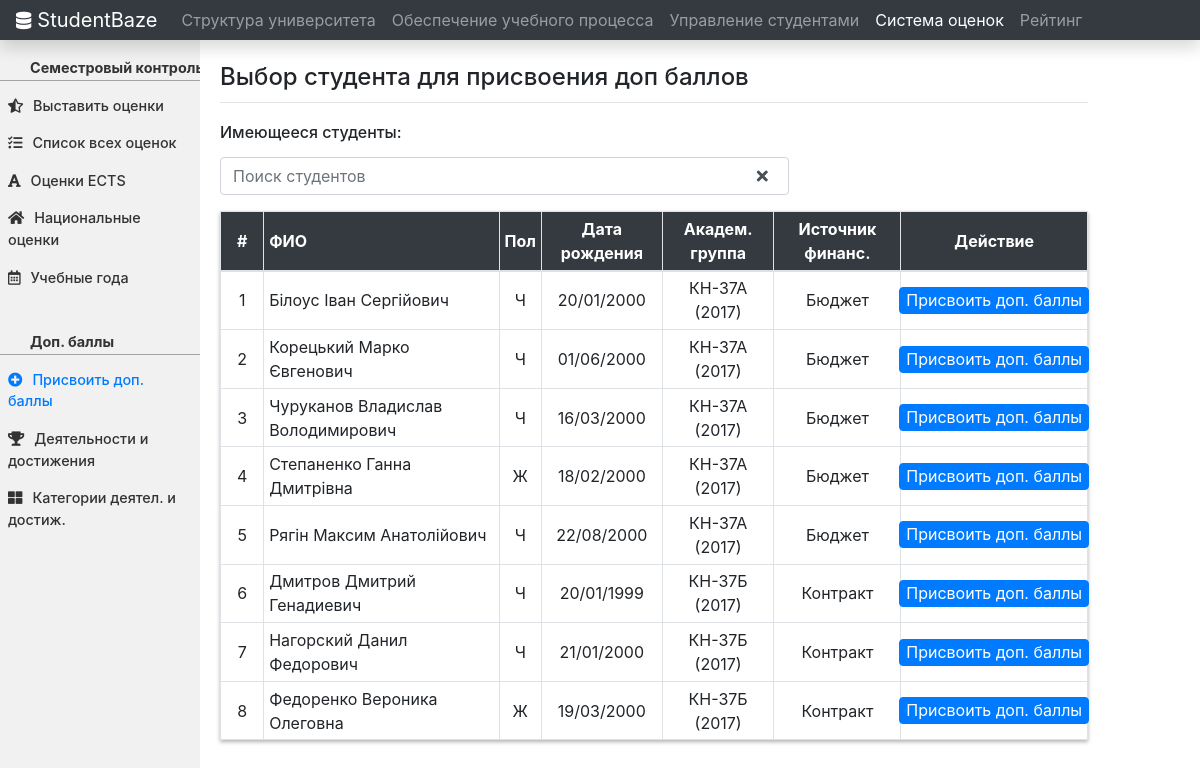
/marks_system/extra_marks/set_extra_marks/, run on the app's committed database.
### student_management/models.py (models this page shows, shortened)
class Students(models.Model):
    first_name = models.CharField(max_length=100)
    middle_name = models.CharField(max_length=100, null=True)
    last_name = models.CharField(max_length=100)
    sex = models.ForeignKey(Sex, on_delete=models.SET_NULL, null=True)
    date_of_birdth = models.DateField(null=True)
    group = models.ForeignKey(Groups, on_delete=models.CASCADE)
    finance_source = models.ForeignKey(FinanceSources, on_delete=models.CASCADE)
    def getExtraMarks(self):
        extra_marks_model = apps.get_model('marks_system.StudentsExtraMarks')
        query = extra_marks_model.objects.filter(student_id = self.id)
        if query.count() > 0:
            return query
        return None

class Sex(models.Model):
    name = models.CharField(max_length=100)
    short_name = models.CharField(max_length=1, default='h')

class Groups(models.Model):
    YEAR_CHOICES = []
    for r in range(2014, (datetime.datetime.now().year+1)):
        YEAR_CHOICES.append((r,r))
    name = models.CharField(max_length=100)
    start_year = models.IntegerField(('year'), choices=YEAR_CHOICES, default=datetime.datetime.now().year)
    educational_program = models.ForeignKey(EducationalPrograms, on_delete=models.CASCADE)
    syllabus = models.ForeignKey(Syllabuses, on_delete=models.CASCADE)
    department = models.ForeignKey(Departments, on_delete=models.CASCADE)
    def __str__(self):
        return str(self.name) + " (" + str(self.start_year) + ")"

class FinanceSources(models.Model):
    name = models.CharField(max_length=100)
    def __str__(self):
        return self.name

### marks_system/views.py (the view)
# urls.py: path('extra_marks/set_extra_marks/', SetExtraMarks.chooseStudent, name = 'extra-marks-choose-student'),
    def chooseStudent(request):
        context= {'students': Students.objects.all(),
                    }
        return render(request, 'mark_system/select_student_for_extra_marks.html', context)

### marks_system/models.py (called while the page is built)
    def __str__(self):
        return self.educational_year

    def __str__(self):
        return str(self.name) + " - (" + str(self.number_of_extra_marks) + " балла-ів)"

### marks_system/templates/mark_system/select_student_for_extra_marks.html (shortened to what this page needs)
{% extends "home/base.html" %}
{% block navitems %}
<li class="nav-item">
  <a class="nav-link" href="{% url 'facinst-start-redirect' %}" id="nav-link-1">Структура университета</a>
</li>
<li class="nav-item">
  <a class="nav-link" href="{% url 'eduplanning-start-redirect' %}" id="nav-link-2">Обеспечение учебного процесса</a>
</li>
<li class="nav-item">
  <a class="nav-link" href="{% url 'groups' %}">Управление студентами</a>
</li>
<li class="nav-item">
  <a class="nav-link active" href="{% url 'marks-system-start-redirect' %}">Система оценок</a>
</li>
<li class="nav-item">
  <a class="nav-link" href="{% url 'rating-start-redirect' %}">Рейтинг</a>
</li>
{% endblock %} {% block content %} {% load crispy_forms_tags %}
<div class="container-fluid">
  <div class="row">
    <div class="col-md-2 sidebar">
      <div class="sideBarContent">
        <div class="marks_side_bar">
          <hr class="hr_marks_side_bar">
          <p class="extra_marks_text"><strong>Семестровый контроль</strong></p>
          <div class="upper">
            <a href="{% url 'set-marks-to-group-select' %}"><i class="fas fa-star-half-alt icon"></i>Выставить оценки</a>
            <a href="{% url 'general-marks' %}"><i class="fas fa-tasks icon"></i>Список всех оценок</a>
            <a href="{% url 'ects-marks' %}"><i class="fas fa-font icon"></i>Оценки ECTS</a>
            <a href="{% url 'national-marks' %}"><i class="fas fa-home icon"></i>Национальные оценки</a>
            <a href="{% url 'educational-years' %}"><i class="far fa-calendar-alt icon"></i>Учебные года</a>
          </div>
          <hr class="hr_marks_side_bar">
          <p class="extra_marks_text"><strong>Доп. баллы</strong></p>
          <div class="upper">
            <a class="active" href="{% url 'extra-marks-choose-student' %}"><i class="fas fa-plus-circle icon"></i>Присвоить доп. баллы</a>
            <a href="{% url 'extra-marks-activities' %}"><i class="fas fa-trophy icon"></i>Деятельности и достижения</a>
            <a href="{% url 'extra-marks-activity-categories' %}"><i class="fas fa-th-large icon"></i>Категории деятел. и достиж.</a>
          </div>
        </div>
      </div>
    </div>
    <div class="col-md-9 content">
      <h4>Выбор студента для присвоения доп баллов</h4>
      <hr style="margin: 10px 0px 20px;">
      <h6 style=" margin: 10px 0px 15px;">Имеющееся студенты:</h6>
      <div class="row">
        <div class="col-md-8">
          <form id="search_form" searched_results="#">
            <div class="form-group">
              <input type="text" id="input_students" class="form-control" onkeyup="students_search()" placeholder="Поиск студентов">
            </div>
          </form>
        </div>
        <a role="button" class="btn btn-link clearSearchCross" href="#!" onclick="clearSearchField()"><i class="fas fa-times"></i></a>
      </div>
      <table id="students_table" class="table table-sm table-bordered ">
        <thead class="mythead">
          <tr>
            <th width="5%" class="text-center" scope="col">#</th>
            <th scope="col">ФИО</th>
            <th class="text-center" scope="col">Пол</th>
            <th class="text-center" scope="col">Дата рождения</th>
            <th class="text-center" scope="col">Академ. группа</th>
            <th class="text-center" scope="col">Источник финанс.</th>
            <th width="20%" class="text-center" scope="col">Действие</th>
          </tr>
        </thead>
        <tbody>
          {% for student in students%}
          <tr style="cursor:pointer;" class="hooverable" >
            <td align="center" onclick="show_hide_row('hidden_row{{ forloop.counter }}');">{{ forloop.counter }}</td>
            <td onclick="show_hide_row('hidden_row{{ forloop.counter }}');">{{ student.last_name }} {{ student.first_name }} {{ student.middle_name }}</td>
            <td align="center" onclick="show_hide_row('hidden_row{{ forloop.counter }}');">{{ student.sex.short_name }}</td>
            <td align="center" onclick="show_hide_row('hidden_row{{ forloop.counter }}');">{{ student.date_of_birdth|date:"d/m/Y" }}</td>
            <td align="center" onclick="show_hide_row('hidden_row{{ forloop.counter }}');">{{ student.group }}</td>
            <td align="center" onclick="show_hide_row('hidden_row{{ forloop.counter }}');">{{ student.finance_source }}</td>
            <td align="center">
              <a role="button" class="btn btn-primary selectForExtraMarks" href="/marks_system/extra_marks/set_extra_marks/student{{ student.id }}">Присвоить доп. баллы</a>
            </td>
          </tr>
          {% endfor %}
        </tbody>
      </table>
    </div>
  </div>
</div>
{% endblock content %}

### home/static/home/main.css (style rules this page uses)
.sidebar { margin: 0; padding: 0; width: 300px; background-color: #f1f1f1; position: fixed; height: 100%; overflow: auto; font-size: .900rem; }
.sideBarContent { margin-top: 5px; }
.sidebar a { display: block; color: #333; padding: 8px; text-decoration: none; font-weight: 500; }
.sidebar a.active { color: #007bff; }
.icon { margin-right: 10px; }
@media screen and (min-width: 1025px) { div.content { margin-top: 22px; margin-left: 17%; padding: 1px 16px; height: 1000px; } }
@media screen and (min-width: 1025px) { .clearSearchCross { position: relative; right: 60px; color: #495057; } }
.mythead { color: white; background-color: #343a40 !important; }
.table thead th { vertical-align: middle; }
.table td { vertical-align: middle; }
.extra_marks_text { margin-bottom: 10px; position: relative; left: 30px; bottom: 40px; color: #333333; font-size: 14.4px; font-weight: 500; line-height: 21.6px; }
.upper { position: relative; bottom: 42px; }
.marks_side_bar { margin-top: 40px; }
.hr_marks_side_bar { color: #b4b4b4; background-color: #b4b4b4; }
.selectForExtraMarks { width: 190px !important; height: 27px !important; text-align: center; font-size: 16px; padding: 0px 0px 0px; margin-left: -7px; margin-right: -7px; }
table { box-shadow:0px 2px 4px rgba(0, 0, 0, 0.3); }

### data on the page
Students: last_name "Білоус", first_name "Іван", middle_name "Сергійович", sex.short_name "Ч", date_of_birdth "20/01/2000", group "КН-37А (2017)", finance_source "Бюджет"
Students: last_name "Корецький", first_name "Марко", middle_name "Євгенович", sex.short_name "Ч", date_of_birdth "01/06/2000", group "КН-37А (2017)", finance_source "Бюджет"
Students: last_name "Чуруканов", first_name "Владислав", middle_name "Володимирович", sex.short_name "Ч", date_of_birdth "16/03/2000", group "КН-37А (2017)", finance_source "Бюджет"
Students: last_name "Степаненко", first_name "Ганна", middle_name "Дмитрівна", sex.short_name "Ж", date_of_birdth "18/02/2000", group "КН-37А (2017)", finance_source "Бюджет"
Students: last_name "Рягін", first_name "Максим", middle_name "Анатолійович", sex.short_name "Ч", date_of_birdth "22/08/2000", group "КН-37А (2017)", finance_source "Бюджет"
Students: last_name "Дмитров", first_name "Дмитрий", middle_name "Генадиевич", sex.short_name "Ч", date_of_birdth "20/01/1999", group "КН-37Б (2017)", finance_source "Контракт"
Students: last_name "Нагорский", first_name "Данил", middle_name "Федорович", sex.short_name "Ч", date_of_birdth "21/01/2000", group "КН-37Б (2017)", finance_source "Контракт"
Students: last_name "Федоренко", first_name "Вероника", middle_name "Олеговна", sex.short_name "Ж", date_of_birdth "19/03/2000", group "КН-37Б (2017)", finance_source "Контракт"
